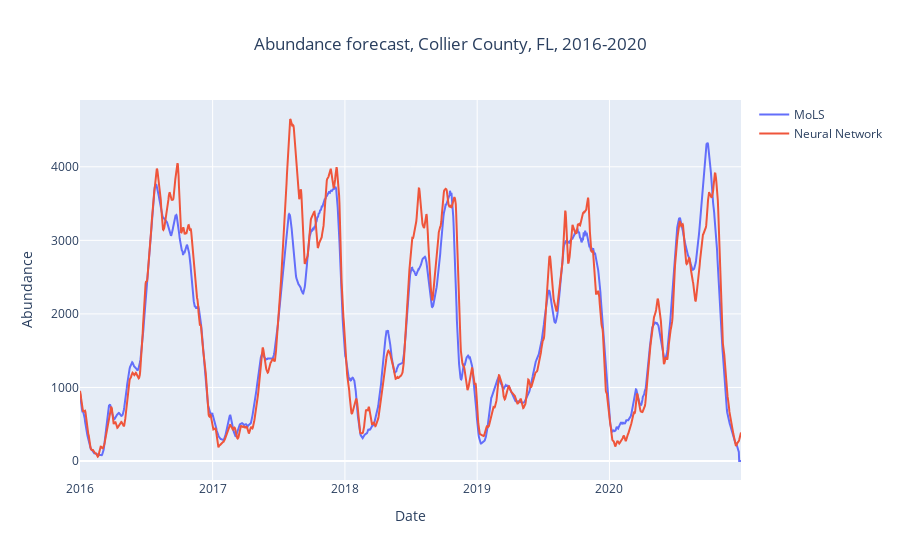

This figure's notebook cell:
### Markdown cell above
## Plot results using **Plotly**

Plotting abundance predictions from MoLS and the neural networks for Collier County, Florida, 2016-2020.

### Code cell
data_file="./results/Test_set_predictions.csv"
data=pd.read_csv(data_file)
data=data[data.Location=='Collier,Florida']
data=data[data.Year>2015]


#set x-axis to be datetimes
x_data=np.arange(datetime(int(data.iloc[0,1]),int(data.iloc[0,2]),int(data.iloc[0,3])), 
                 datetime(int(data.iloc[-1,1]), int(data.iloc[-1,2]), int(data.iloc[-1,3])), 
                 timedelta(days=1)).astype(datetime)

trace = [go.Scatter(x=x_data,y=data["MoLS"],name="MoLS")]
trace.append(go.Scatter(x=x_data,y=data["Neural Network"],name="Neural Network"))
layout = go.Layout(title="Abundance forecast, Collier County, FL, 2016-2020", title_x=0.5, xaxis=dict(title="Date"),yaxis=dict(title="Abundance"))
fig=go.Figure(layout=layout, data=trace)
iplot(fig,filename='Collier_FL_2016_2020_forecast')

### Figure 1 — Plotly figure (JSON) as saved in the notebook; plotly's stock layout.template omitted (floating-point values rounded to 4 significant figures; data arrays with more than 128 entries replaced by an {"elided": "..."} marker saying what was removed)
{"data": [{"name": "MoLS", "type": "scatter", "x": {"elided": "1825 str values"}, "y": {"elided": "1825 float values"}}, {"name": "Neural Network", "type": "scatter", "x": {"elided": "1825 str values"}, "y": {"elided": "1825 float values"}}], "layout": {"autosize": true, "title": {"text": "Abundance forecast, Collier County, FL, 2016-2020", "x": 0.5}, "xaxis": {"autorange": true, "range": ["2016-01-01", "2020-12-29"], "title": {"text": "Date"}, "type": "date"}, "yaxis": {"autorange": true, "range": [-258.3, 4908.0], "title": {"text": "Abundance"}, "type": "linear"}}}
